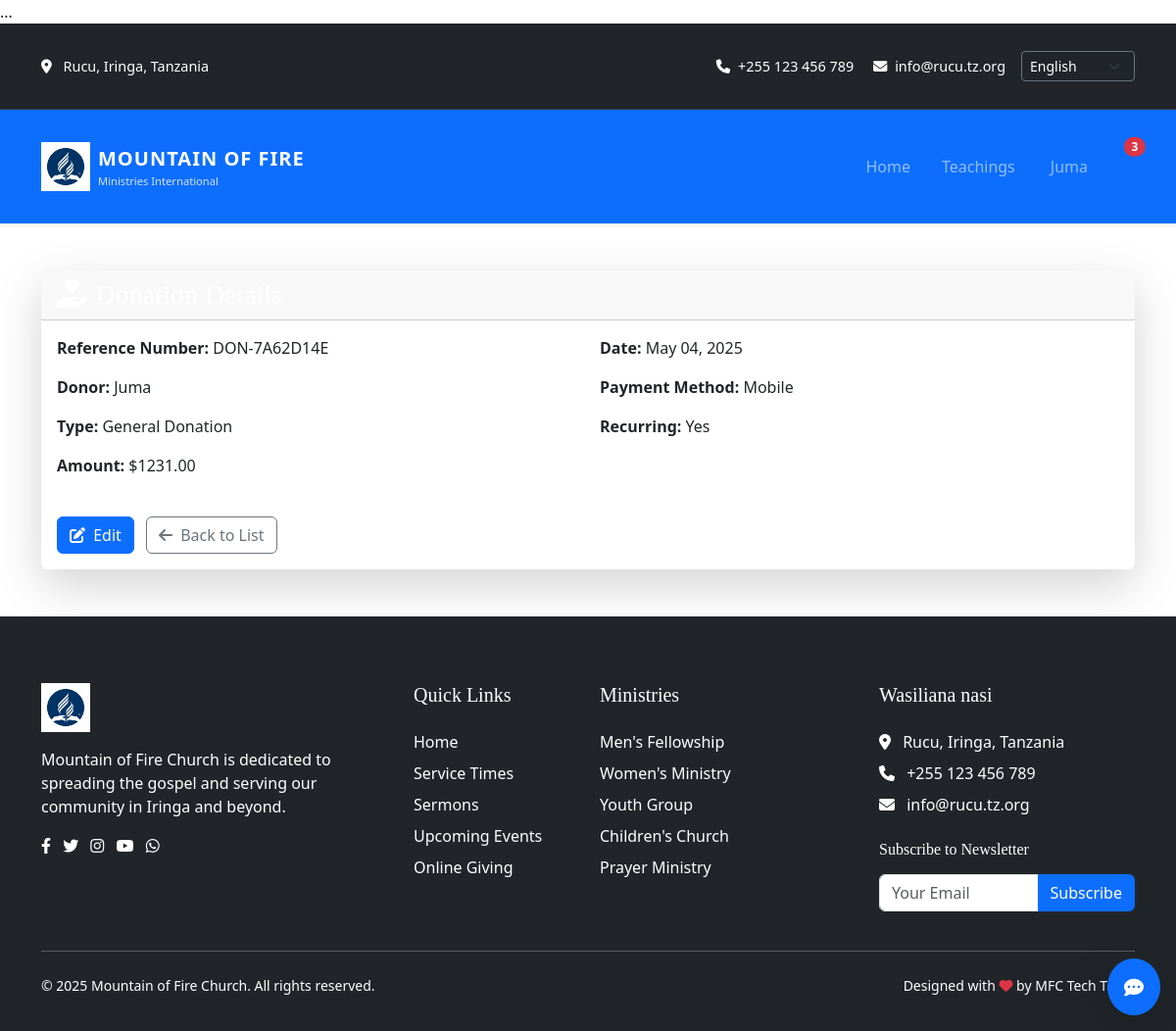
Screenshot of /donations/2/ (signed in) with the database file from the repository.
### main/models.py (models this page shows, shortened)
class User(AbstractUser, PermissionsMixin):
    ROLES = (
        ('ADMIN', 'Administrator'),
        ('PASTOR', 'Pastor'),
        ('LEADER', 'Ministry Leader'),
        ('MEMBER', 'Church Member'),
        ('GUEST', 'Guest'),
    )
    username = None
    email = models.EmailField(_('email address'), unique=True)
    full_name = models.CharField(_('full name'), max_length=255)
    role = models.CharField(max_length=20, choices=ROLES, default='MEMBER')
    phone = models.CharField(max_length=20, blank=True, null=True)
    is_active = models.BooleanField(default=True)
    is_staff = models.BooleanField(default=False)
    date_joined = models.DateTimeField(default=timezone.now)
    last_updated = models.DateTimeField(auto_now=True)
    USERNAME_FIELD = 'email'
    REQUIRED_FIELDS = ['full_name']
    objects = CustomUserManager()
    class Meta:
        verbose_name = _('user')
        verbose_name_plural = _('users')
        ordering = ['-date_joined']
        indexes = [
            models.Index(fields=['email']),
            models.Index(fields=['role']),
        ]

class BaseModel(models.Model):
    created_at = models.DateTimeField(auto_now_add=True, null=True, blank=True)  # Ya awali yenye null
    updated_at = models.DateTimeField(auto_now=True, null=True, blank=True)  # Ya awali yenye null
    created_by = models.ForeignKey(User, on_delete=models.SET_NULL, null=True, blank=True, related_name='+')
    updated_by = models.ForeignKey(User, on_delete=models.SET_NULL, null=True, blank=True, related_name='+')
    class Meta:
        abstract = True

class Donation(BaseModel):
    DONATION_TYPES = [
        ('TITHE', 'Tithe'),
        ('OFFERING', 'Offering'),
        ('DONATION', 'General Donation'),
        ('BUILDING', 'Building Fund'),
        ('MISSION', 'Missions Fund'),
    ]
    donor = models.ForeignKey(User, on_delete=models.PROTECT, related_name='donations', blank=True, null=True)
    donation_type = models.CharField(max_length=20, choices=DONATION_TYPES)
    amount = models.DecimalField(max_digits=12, decimal_places=2)
    date = models.DateField()
    reference_number = models.CharField(max_length=50, unique=True, blank=True, null=True)
    is_recurring = models.BooleanField(default=False)
    payment_method = models.CharField(max_length=20, choices=[
        ('Mobile', 'Mobile'),
        ('BANK', 'Bank Transfer'),
    ], default='Mobile')
    card_number = models.CharField(max_length=20, blank=True, null=True)
    mobile_number = models.CharField(max_length=15, blank=True, null=True)
    class Meta:
        ordering = ['-date']
        verbose_name = _('donation')
        verbose_name_plural = _('donations')
        indexes = [
            models.Index(fields=['donor']),
            models.Index(fields=['donation_type']),
            models.Index(fields=['date']),
        ]

### main/views.py (the view)
# urls.py: path('donations/<int:pk>/', views.donation_detail, name='donation_detail'),
@login_required
def donation_detail(request, pk):
    try:
        donation = Donation.objects.get(pk=pk, donor=request.user)
    except Donation.DoesNotExist:
        messages.error(request, _("Donation not found or you don't have permission to view it."))
        return redirect('donation_list')
    return render(request, 'main/donation_detail.html', {'donation': donation})

### main/templates/main/donation_detail.html
{% extends 'main/base.html' %}
{% load static %}
{% load i18n %}
{% block content %}
<div class="container py-5">
    <div class="card shadow-lg border-0">
        <div class="card-header bg-gradient-primary text-white">
            <h3 class="mb-0">
                <i class="fas fa-hand-holding-heart me-2"></i>{% trans "Donation Details" %}
            </h3>
        </div>
        <div class="card-body">
            <div class="row">
                <div class="col-md-6">
                    <p><strong>{% trans "Reference Number:" %}</strong> {{ donation.reference_number }}</p>
                    <p><strong>{% trans "Donor:" %}</strong> {{ donation.donor.get_full_name }}</p>
                    <p><strong>{% trans "Type:" %}</strong> {{ donation.get_donation_type_display }}</p>
                    <p><strong>{% trans "Amount:" %}</strong> ${{ donation.amount }}</p>
                </div>
                <div class="col-md-6">
                    <p><strong>{% trans "Date:" %}</strong> {{ donation.date|date:"M d, Y" }}</p>
                    <p><strong>{% trans "Payment Method:" %}</strong> {{ donation.get_payment_method_display }}</p>
                    <p><strong>{% trans "Recurring:" %}</strong> {% if donation.is_recurring %}Yes{% else %}No{% endif %}</p>
                </div>
            </div>
            <div class="mt-4">
                <a href="{% url 'edit_donation' pk=donation.pk %}" class="btn btn-primary me-2">
                    <i class="fas fa-edit me-1"></i> {% trans "Edit" %}
                </a>
                <a href="{% url 'donation_list' %}" class="btn btn-outline-secondary">
                    <i class="fas fa-arrow-left me-1"></i> {% trans "Back to List" %}
                </a>
            </div>
        </div>
    </div>
</div>
{% endblock %}

### main/templates/main/base.html (shortened to what this page needs)
<!DOCTYPE html>
{% load static %}
{% load i18n %}
<html lang="{{ request.LANGUAGE_CODE }}" class="h-100">
<head>
    <link href="https://cdn.jsdelivr.net/npm/bootstrap@5.3.0/dist/css/bootstrap.min.css" rel="stylesheet">
    <link rel="stylesheet" href="https://cdnjs.cloudflare.com/ajax/libs/font-awesome/6.4.0/css/all.min.css">
    <link rel="stylesheet" href="{% static 'main/css/styles.css' %}">
    <link rel="stylesheet" href="{% static 'main/css/bootstrap.min.css' %}">
</head>
<body class="d-flex flex-column h-100">
    <div class="top-bar bg-dark text-white py-2 d-none d-lg-block">
        <div class="container">
            <div class="d-flex justify-content-between align-items-center">
                <div class="church-info">
                    <i class="fas fa-map-marker-alt me-2"></i>
                    <span>{% trans 'Rucu, Iringa, Tanzania' %}</span>
                </div>
                <div class="d-flex align-items-center">
                    <div class="church-contact me-3">
                        <a href="tel:+255123456789" class="text-white me-3 text-decoration-none hover-gold">
                            <i class="fas fa-phone me-1"></i> +255 123 456 789
                        </a>
                        <a href="mailto:info@mfc-tz.org" class="text-white text-decoration-none hover-gold">
                            <i class="fas fa-envelope me-1"></i> info@rucu.tz.org
                        </a>
                    </div>
                    <form action="{% url 'set_language' %}" method="post" class="language-form">
                        <div class="input-group input-group-sm">
                            <select name="language" class="form-select form-select-sm bg-dark text-white border-secondary" onchange="this.form.submit()">
                                {% get_current_language as LANGUAGE_CODE %}
                                {% get_available_languages as LANGUAGES %}
                                {% get_language_info_list for LANGUAGES as languages %}
                                {% for language in languages %}
                                    <option value="{{ language.code }}" {% if language.code == LANGUAGE_CODE %}selected{% endif %}>
                                        {{ language.name_local|title }}
                                    </option>
                                {% endfor %}
                            </select>
                        </div>
                    </form>
                </div>
            </div>
        </div>
    </div>
    <nav class="navbar navbar-expand-lg navbar-dark bg-primary shadow-sm">
        <div class="container">
            <a class="navbar-brand d-flex align-items-center" href="{% url 'home' %}" aria-label="{% trans 'Mountain of Fire Ministries International Home' %}">
                <img src="{% static 'main/images/WhatsApp Image 2025-05-01 at 13.12.15.jpeg' %}" alt="" height="50" class="me-2" aria-hidden="true">
                <div>
                    <span class="church-name d-block fw-bold">{% trans 'MOUNTAIN OF FIRE' %}</span>
                    <small class="church-tagline d-none d-md-block">{% trans 'Ministries International' %}</small>
                </div>
            </a>
            <div class="collapse navbar-collapse" id="navbarNav">
                <ul class="navbar-nav ms-auto">
                    <li class="nav-item">
                        <a class="nav-link {% if request.path == '/' %}active{% endif %}" href="{% url 'home' %}">{% trans 'Home' %}</a>
                    </li>
                    <li class="nav-item">
                        <a class="nav-link {% if 'teachings' in request.path %}active{% endif %}" href="{% url 'teachings' %}">{% trans 'Teachings' %}</a>
                    </li>
                    {% if user.is_authenticated %}
                        <li class="nav-item dropdown">
                            <a class="nav-link dropdown-toggle" href="#" id="userDropdown" role="button" data-bs-toggle="dropdown" aria-expanded="false">
                                 {{ user.first_name|default:user.username }}
                            </a>
                        </li>
                        <li class="nav-item">
                            <a class="nav-link position-relative" href="#" title="{% trans 'Notifications' %}">
                                <span class="position-absolute top-0 start-100 translate-middle badge rounded-pill bg-danger">
                                    3 <span class="visually-hidden">{% trans 'unread notifications' %}</span>
                                </span>
                            </a>
                        </li>
                    {% endif %}
                </ul>
            </div>
        </div>
    </nav>
    <main class="flex-shrink-0">
        {% block content %}{% endblock %}
    </main>
    <footer class="footer bg-dark text-white pt-5 pb-3 mt-auto">
        <div class="container">
            <div class="row g-4">
                <div class="col-lg-4">
                    <div class="footer-about">
                        <img src="{% static 'main/images/WhatsApp Image 2025-05-01 at 13.12.15.jpeg' %}" alt="{% trans 'Church Logo' %}" height="50" class="mb-3" loading="lazy">
                        <p class="mb-3">{% trans 'Mountain of Fire Church is dedicated to spreading the gospel and serving our community in Iringa and beyond.' %}</p>
                        <div class="social-icons">
                            <a href="#" class="text-white me-2 hover-gold" aria-label="Facebook"><i class="fab fa-facebook-f"></i></a>
                            <a href="#" class="text-white me-2 hover-gold" aria-label="Twitter"><i class="fab fa-twitter"></i></a>
                            <a href="#" class="text-white me-2 hover-gold" aria-label="Instagram"><i class="fab fa-instagram"></i></a>
                            <a href="#" class="text-white me-2 hover-gold" aria-label="YouTube"><i class="fab fa-youtube"></i></a>
                            <a href="#" class="text-white hover-gold" aria-label="WhatsApp"><i class="fab fa-whatsapp"></i></a>
                        </div>
                    </div>
                </div>
                <div class="col-lg-2 col-md-4">
                    <h5 class="footer-heading mb-4">{% trans 'Quick Links' %}</h5>
                    <ul class="footer-links list-unstyled">
                        <li class="mb-2"><a href="{% url 'home' %}" class="text-white text-decoration-none hover-gold">{% trans 'Home' %}</a></li>
                        <li class="mb-2"><a href="{% url 'schedule' %}" class="text-white text-decoration-none hover-gold">{% trans 'Service Times' %}</a></li>
                        <li class="mb-2"><a href="{% url 'teachings' %}" class="text-white text-decoration-none hover-gold">{% trans 'Sermons' %}</a></li>
                        <li class="mb-2"><a href="{% url 'events' %}" class="text-white text-decoration-none hover-gold">{% trans 'Upcoming Events' %}</a></li>
                        <li class="mb-2"><a href="{% url 'donation' %}" class="text-white text-decoration-none hover-gold">{% trans 'Online Giving' %}</a></li>
                    </ul>
                </div>
                <div class="col-lg-3 col-md-4">
                    <h5 class="footer-heading mb-4">{% trans 'Ministries' %}</h5>
                    <ul class="footer-links list-unstyled">
                        <li class="mb-2"><a href="#" class="text-white text-decoration-none hover-gold">{% trans "Men's Fellowship" %}</a></li>
                        <li class="mb-2"><a href="#" class="text-white text-decoration-none hover-gold">{% trans "Women's Ministry" %}</a></li>
                        <li class="mb-2"><a href="#" class="text-white text-decoration-none hover-gold">{% trans 'Youth Group' %}</a></li>
                        <li class="mb-2"><a href="#" class="text-white text-decoration-none hover-gold">{% trans "Children's Church" %}</a></li>
                        <li class="mb-2"><a href="#" class="text-white text-decoration-none hover-gold">{% trans 'Prayer Ministry' %}</a></li>
                    </ul>
                </div>
                <div class="col-lg-3 col-md-4">
                    <h5 class="footer-heading mb-4">{% trans 'Contact Us' %}</h5>
                    <address class="mb-4">
                        <p class="mb-2"><i class="fas fa-map-marker-alt me-2 text-gold"></i> {% trans 'Rucu, Iringa, Tanzania' %}</p>
                        <p class="mb-2"><i class="fas fa-phone me-2 text-gold"></i> +255 123 456 789</p>
                        <p class="mb-2"><i class="fas fa-envelope me-2 text-gold"></i> info@rucu.tz.org</p>
                    </address>
                    <div class="newsletter">
                        <h6 class="mb-3">{% trans 'Subscribe to Newsletter' %}</h6>
                        <form class="mt-2">
                            <div class="input-group mb-3">
                                <input type="email" class="form-control" placeholder="{% trans 'Your Email' %}" aria-label="{% trans 'Your Email' %}" required>
                                <button class="btn btn-primary" type="submit">{% trans 'Subscribe' %}</button>
                            </div>
                        </form>
                    </div>
                </div>
            </div>
            <hr class="my-4">
            <div class="row align-items-center">
                <div class="col-md-6 text-center text-md-start mb-3 mb-md-0">
                    <p class="mb-0 small">&copy; <span id="current-year"></span> {% trans 'Mountain of Fire Church. All rights reserved.' %}</p>
                </div>
                <div class="col-md-6 text-center text-md-end">
                    <p class="mb-0 small">{% trans 'Designed with' %} <i class="fas fa-heart text-danger"></i> {% trans 'by MFC Tech Team' %}</p>
                </div>
            </div>
        </div>
    </footer>
    {% if user.is_authenticated %}
    <div class="position-fixed bottom-0 end-0 p-3" style="z-index: 11">
        <a href="{% url 'chat-home' %}" class="btn btn-primary rounded-circle shadow-lg p-3" title="Chat">
            <i class="fas fa-comment-dots fa-lg"></i>
        </a>
    </div>
    {% endif %}
</body>
</html>

### static/main/css/styles.css (style rules this page uses)
:root { --primary-color: #2c3e50; --secondary-color: #e74c3c; --light-color: #ecf0f1; --dark-color: #2c3e50; --font-primary: 'Montserrat', sans-serif; --font-secondary: 'Playfair Display', serif; }
* { margin: 0; padding: 0; box-sizing: border-box; }
body { font-family: var(--font-primary); color: #333; padding-top: 0; }
h1, h2, h3, h4, h5, h6 { font-family: var(--font-secondary); font-weight: 600; }
.top-bar { font-size: 0.9rem; border-bottom: 1px solid rgba(255,255,255,0.1); }
.navbar { padding: 0.8rem 0; transition: all 0.3s ease; }
.navbar-brand .church-name { font-weight: 700; letter-spacing: 1px; }
.navbar-brand .church-tagline { font-size: 0.7rem; opacity: 0.8; }
.nav-link { font-weight: 500; padding: 0.5rem 1rem !important; position: relative; }
.nav-link:not(.btn):after { content: ''; position: absolute; bottom: 0; left: 1rem; right: 1rem; height: 2px; background: var(--accent-color); transform: scaleX(0); transition: transform 0.3s ease; }
.container { max-width: 800px; margin: auto; padding: 20px; }
.card { background: #fff; border-radius: 10px; box-shadow: 0 4px 10px rgba(0,0,0,0.1); }

### rows the page displays
User: first_name "Juma"
Donation: reference_number "DON-7A62D14E", donor.get_full_name "Juma", donation_type "General Donation", amount "1231.00", date "May 04, 2025", payment_method "Mobile"

### other values shown
form field language "English"
